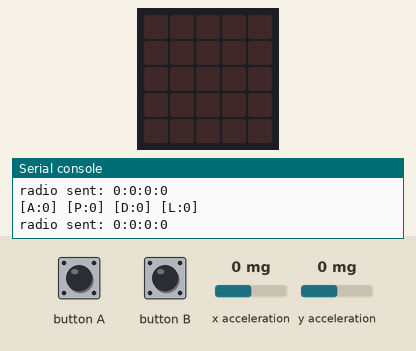
This program was run on a simulated BBC micro:bit running MicroPython. On the bench: the board's 5×5 LED display, the last lines printed to the serial console. The test bench sets the inputs (shaded band); at power-on: y acceleration 0 mg, x acceleration 0 mg. No radio messages arrive unless stated (any console line starting 'radio sent:' is added by the test bench).

Above: at 1.2 s.
1.3 s: y acceleration set to -2 mg
At 1.7 s:
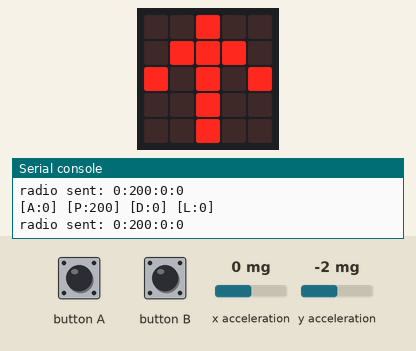
2.8 s: x acceleration set to -2 mg
At 4.0 s:
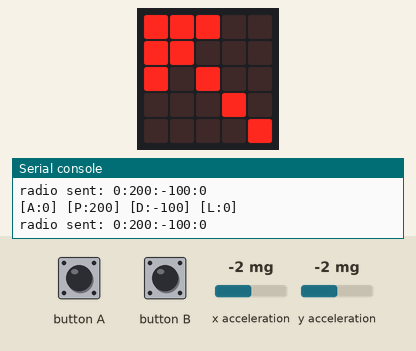
4.3 s: x acceleration set to 750 mg
At 5.3 s:
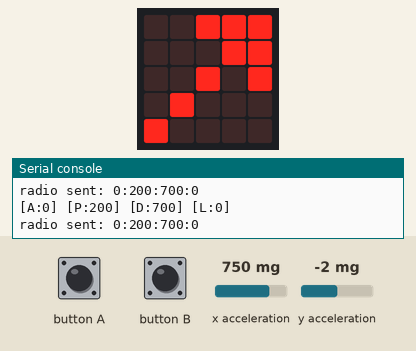
5.8 s: y acceleration set to 0 mg
At 6.7 s:
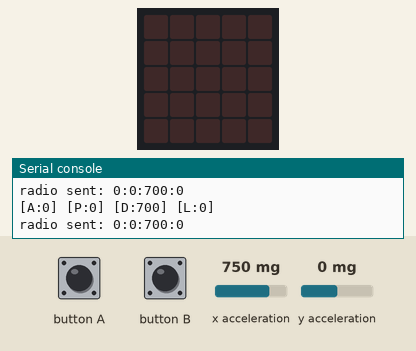
7.3 s: y acceleration set to 750 mg
At 7.9 s:
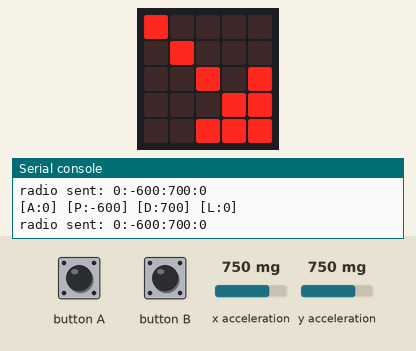
8.8 s: x acceleration set to -1440 mg
At 9.1 s:
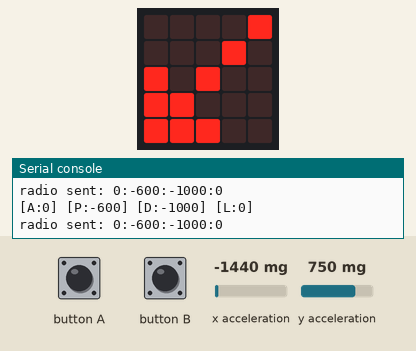
Timing chart, 0 to 11.3 s (numbered marks = the images above; inputs shaded):
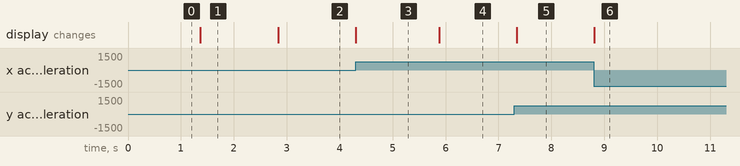

The program:

controller_main.py
```python
from microbit import *
import radio

# Config
RADIO_CHANNEL = 17
MSG_DEYLAY = 100

# main()
radio.config(channel=RADIO_CHANNEL)
radio.on()

while True:
    # Process inputs, accelerometer is a 10 bit value
    active = 1 if button_a.is_pressed() else 0
    power = ((accelerometer.get_y() // 200) * 200) * -1
    power = max(min(power, 1000), -1000)
    direction = (accelerometer.get_x() // 100) * 100
    direction = max(min(direction, 1000), -1000)
    lights = 1 if button_b.was_pressed() else 0

    # Update display
    display.clear()
    if direction == 0:
        if power > 0:
            display.show(Image.ARROW_N)
        elif power < 0:
            display.show(Image.ARROW_S)
    elif direction > 0:
        if power > 0:
            display.show(Image.ARROW_NE)
        elif power < 0:
            display.show(Image.ARROW_SE)
    elif direction < 0:
        if power > 0:
            display.show(Image.ARROW_NW)
        elif power < 0:
            display.show(Image.ARROW_SW)

    # Send data
    msg_data = [active, power, direction, lights]
    print('[A:{}] [P:{}] [D:{}] [L:{}]'.format(*msg_data))
    radio.send('{}:{}:{}:{}'.format(*msg_data))
    sleep(MSG_DEYLAY)
```

Measured:
- the behaviour switches between 0 and -1 mg on y acceleration (found by bisection; images 0 and 1)
- the behaviour switches between 0 and -1 mg on x acceleration (found by bisection; images 1 and 2)
- after the input at 1.3 s, the display: changes after 0.07 s (image 1)
- after the input at 2.8 s, the display: changes at once (image 2)
- after the input at 4.3 s, the display: changes at once (image 3)
- after the input at 5.8 s, the display: changes after 0.08 s (image 4)
- after the input at 7.3 s, the display: changes after 0.05 s (image 5)
- after the input at 8.8 s, the display: changes at once (image 6)
